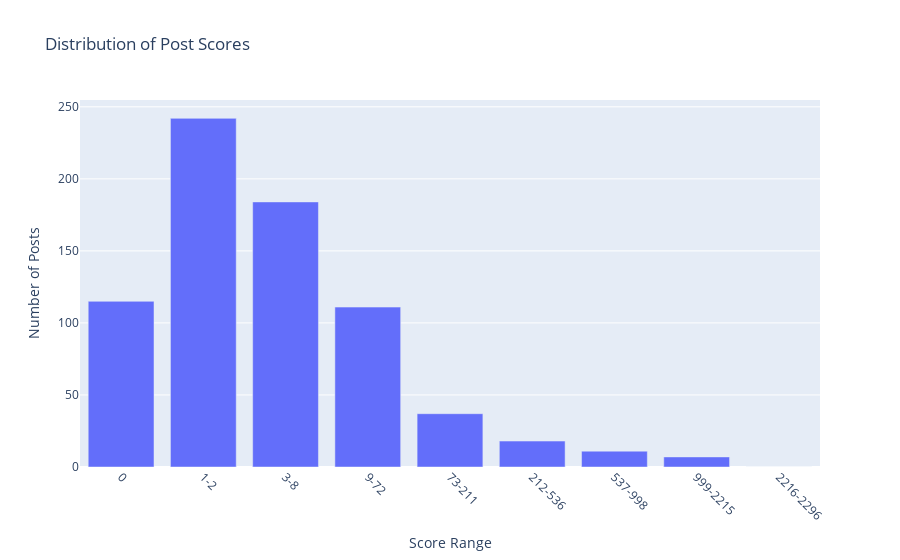
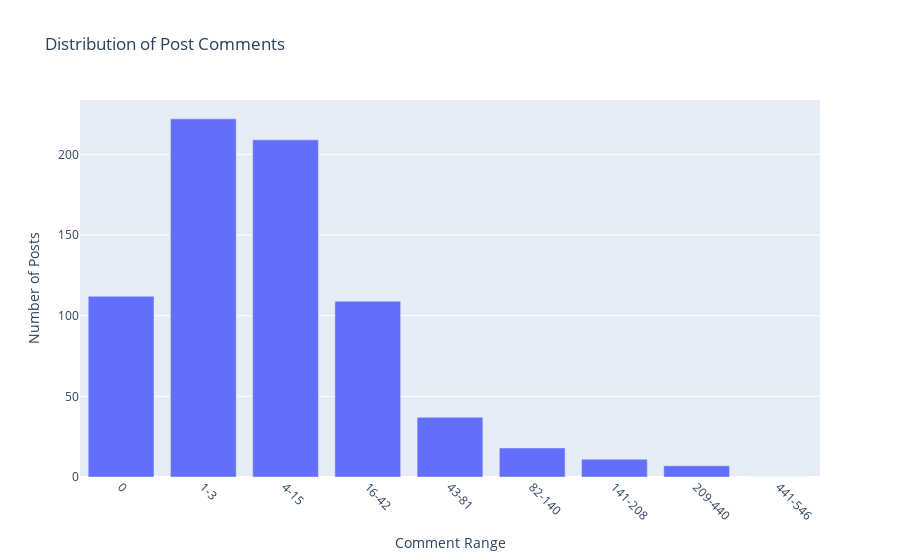

The notebook cell these images were saved under, in order:
### Code cell
import numpy as np

def plot_distribution(data, column, title, x_label):
    # Define custom buckets with increasing ranges based on distribution
    values = data[column].values
    
    # Determine bucket edges based on data distribution
    percentiles = np.percentile(values, [0, 25, 50, 75, 90, 95, 97.5, 99, 99.9, 100])
    bucket_edges = np.unique([0, 1] + [int(p) for p in percentiles[1:]])
    
    # Create bucket labels
    bucket_labels = []
    for i in range(len(bucket_edges)-1):
        if bucket_edges[i+1] == bucket_edges[i]:
            continue
        if bucket_edges[i+1] == bucket_edges[i] + 1:
            bucket_labels.append(str(bucket_edges[i]))
        else:
            bucket_labels.append(f'{bucket_edges[i]}-{bucket_edges[i+1]-1}')
    
    # Create bucketed data
    bucketed_values = pd.cut(values, bins=bucket_edges, labels=bucket_labels, right=False)
    value_counts = bucketed_values.value_counts().sort_index()
    
    # Create bar plot
    fig = px.bar(x=value_counts.index, y=value_counts.values,
                 title=title,
                 labels={'x': x_label, 'y': 'Number of Posts'})
    
    fig.update_layout(
        bargap=0.2,
        xaxis_title=x_label,
        yaxis_title='Number of Posts'
    )
    
    # Rotate x-axis labels for better readability
    fig.update_xaxes(tickangle=45)
    
    fig.show()

# Plot score distribution
plot_distribution(samples, 'score', 'Distribution of Post Scores', 'Score Range')

# Plot comment distribution 
plot_distribution(samples, 'num_comments', 'Distribution of Post Comments', 'Comment Range')

### Figure 1 — Plotly figure (JSON) as saved in the notebook; plotly's stock layout.template omitted (floating-point values rounded to 4 significant figures)
{"data": [{"alignmentgroup": "True", "hovertemplate": "Score Range=%{x}<br>Number of Posts=%{y}<extra></extra>", "legendgroup": "", "marker": {"color": "#636efa", "pattern": {"shape": ""}}, "name": "", "offsetgroup": "", "orientation": "v", "showlegend": false, "textposition": "auto", "type": "bar", "x": ["0", "1-2", "3-8", "9-72", "73-211", "212-536", "537-998", "999-2215", "2216-2296"], "xaxis": "x", "y": [115, 242, 184, 111, 37, 18, 11, 7, 0], "yaxis": "y"}], "layout": {"bargap": 0.2, "barmode": "relative", "legend": {"tracegroupgap": 0}, "title": {"text": "Distribution of Post Scores"}, "xaxis": {"anchor": "y", "domain": [0, 1], "tickangle": 45, "title": {"text": "Score Range"}}, "yaxis": {"anchor": "x", "domain": [0, 1], "title": {"text": "Number of Posts"}}}}

### Figure 2 — Plotly figure (JSON) as saved in the notebook; plotly's stock layout.template omitted (floating-point values rounded to 4 significant figures)
{"data": [{"alignmentgroup": "True", "hovertemplate": "Comment Range=%{x}<br>Number of Posts=%{y}<extra></extra>", "legendgroup": "", "marker": {"color": "#636efa", "pattern": {"shape": ""}}, "name": "", "offsetgroup": "", "orientation": "v", "showlegend": false, "textposition": "auto", "type": "bar", "x": ["0", "1-3", "4-15", "16-42", "43-81", "82-140", "141-208", "209-440", "441-546"], "xaxis": "x", "y": [112, 222, 209, 109, 37, 18, 11, 7, 0], "yaxis": "y"}], "layout": {"bargap": 0.2, "barmode": "relative", "legend": {"tracegroupgap": 0}, "title": {"text": "Distribution of Post Comments"}, "xaxis": {"anchor": "y", "domain": [0, 1], "tickangle": 45, "title": {"text": "Comment Range"}}, "yaxis": {"anchor": "x", "domain": [0, 1], "title": {"text": "Number of Posts"}}}}
